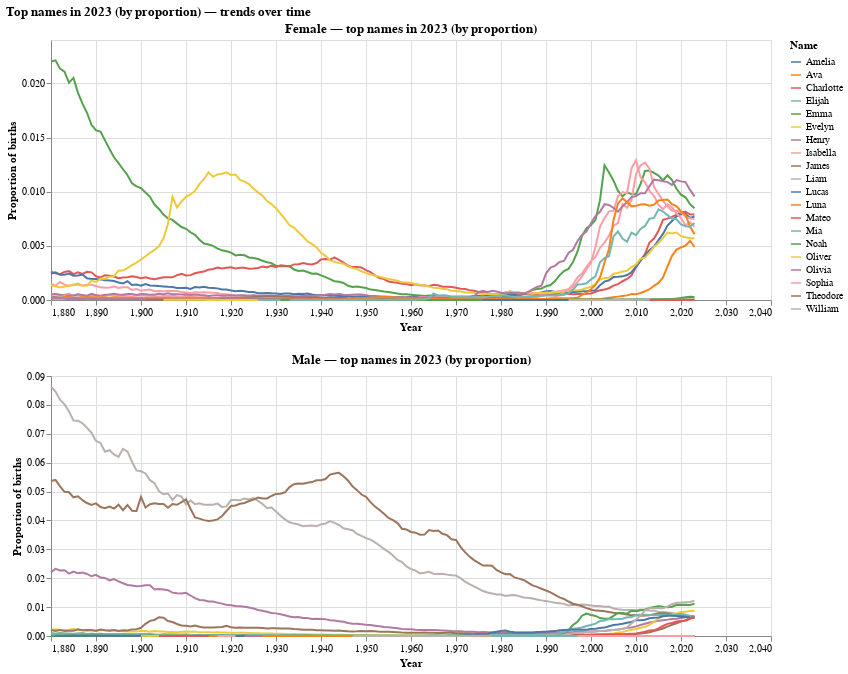

Notebook source saved alongside this figure:
### Markdown cell above
EXERCISES

### Code cell
#1.

top_names_latest = (
    babynames[babynames["year"] == latest_year]
    .sort_values(["sex", "prop"], ascending=[True, False])
    .groupby("sex", as_index=False)
    .head(10)
)

top_names_list = top_names_latest["name"].unique().tolist()

df = babynames[babynames["name"].isin(top_names_list)].copy()

latest_name_trends = babynames[babynames["name"].isin(top_names_list)].copy()

def sex_panel(sex_label: str, title: str):
    d = df[df["sex"] == sex_label]
    sel = alt.selection_point(fields=["name"], bind="legend")

    return(
        alt.Chart(d)
        .mark_line()
        .encode(
            x=alt.X("year:Q", title="Year"),
            y=alt.Y("prop:Q", title="Proportion of births"),
            color=alt.Color("name:N", title="Name"),
            opacity=alt.condition(sel, alt.value(1.0), alt.value(0.12)),
            tooltip=[
                alt.Tooltip("year:Q", title="Year"),
                alt.Tooltip("name:N", title="Name"),
                alt.Tooltip("prop:Q", title="Proportion of births", format=".4f"),
                alt.Tooltip("n:Q", title="Count", format=",")
            ],
        )

        .add_params(sel)
        .properties(title=title, width=720, height=260)
    )

chart_f = sex_panel("F", f"Female — top names in {latest_year} (by proportion)")
chart_m = sex_panel("M", f"Male — top names in {latest_year} (by proportion)")

alt.vconcat(chart_f, chart_m).properties(
    title=f"Top names in {latest_year} (by proportion) — trends over time"
)

### Figure 1 — Vega-Lite specification as saved in the notebook (floating-point values rounded to 4 significant figures; data arrays with more than 128 entries replaced by an {"elided": "..."} marker saying what was removed)
{"config": {"view": {"continuousWidth": 300, "continuousHeight": 300}}, "vconcat": [{"data": {"name": "data-39348212e42989e01e8622e75d23c3c8"}, "mark": {"type": "line"}, "encoding": {"color": {"field": "name", "title": "Name", "type": "nominal"}, "opacity": {"condition": {"param": "param_a05484a76e41b617", "value": 1.0}, "value": 0.12}, "tooltip": [{"field": "year", "title": "Year", "type": "quantitative"}, {"field": "name", "title": "Name", "type": "nominal"}, {"field": "prop", "format": ".4f", "title": "Proportion of births", "type": "quantitative"}, {"field": "n", "format": ",", "title": "Count", "type": "quantitative"}], "x": {"field": "year", "title": "Year", "type": "quantitative"}, "y": {"field": "prop", "title": "Proportion of births", "type": "quantitative"}}, "height": 260, "name": "view_7a3e9c60bfe578b9_0", "title": "Female — top names in 2023 (by proportion)", "width": 720}, {"data": {"name": "data-a1add5a201c7418cafc4779c2d9f756e"}, "mark": {"type": "line"}, "encoding": {"color": {"field": "name", "title": "Name", "type": "nominal"}, "opacity": {"condition": {"param": "param_a05484a76e41b617", "value": 1.0}, "value": 0.12}, "tooltip": [{"field": "year", "title": "Year", "type": "quantitative"}, {"field": "name", "title": "Name", "type": "nominal"}, {"field": "prop", "format": ".4f", "title": "Proportion of births", "type": "quantitative"}, {"field": "n", "format": ",", "title": "Count", "type": "quantitative"}], "x": {"field": "year", "title": "Year", "type": "quantitative"}, "y": {"field": "prop", "title": "Proportion of births", "type": "quantitative"}}, "height": 260, "name": "view_b7842cd61fa6c5dc_1", "title": "Male — top names in 2023 (by proportion)", "width": 720}], "params": [{"name": "param_a05484a76e41b617", "select": {"type": "point", "fields": ["name"]}, "bind": "legend", "views": ["view_7a3e9c60bfe578b9_0", "view_b7842cd61fa6c5dc_1"]}], "title": "Top names in 2023 (by proportion) — trends over time", "$schema": "https://vega.github.io/schema/vega-lite/v6.1.0.json", "datasets": {"data-39348212e42989e01e8622e75d23c3c8": {"elided": "2142 records"}, "data-a1add5a201c7418cafc4779c2d9f756e": {"elided": "1864 records"}}}
